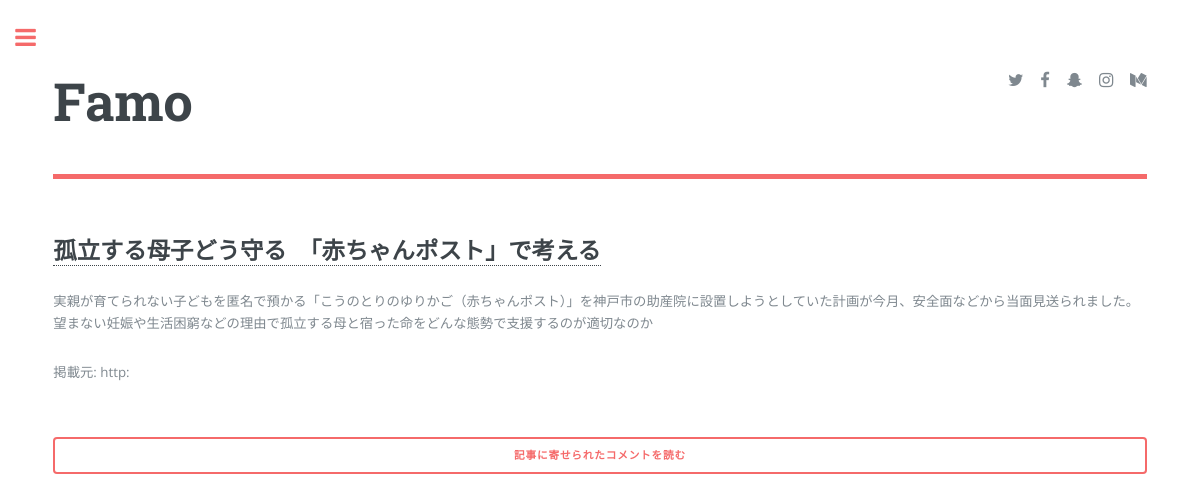
The page /articles/popular/ on the database as committed earlier.
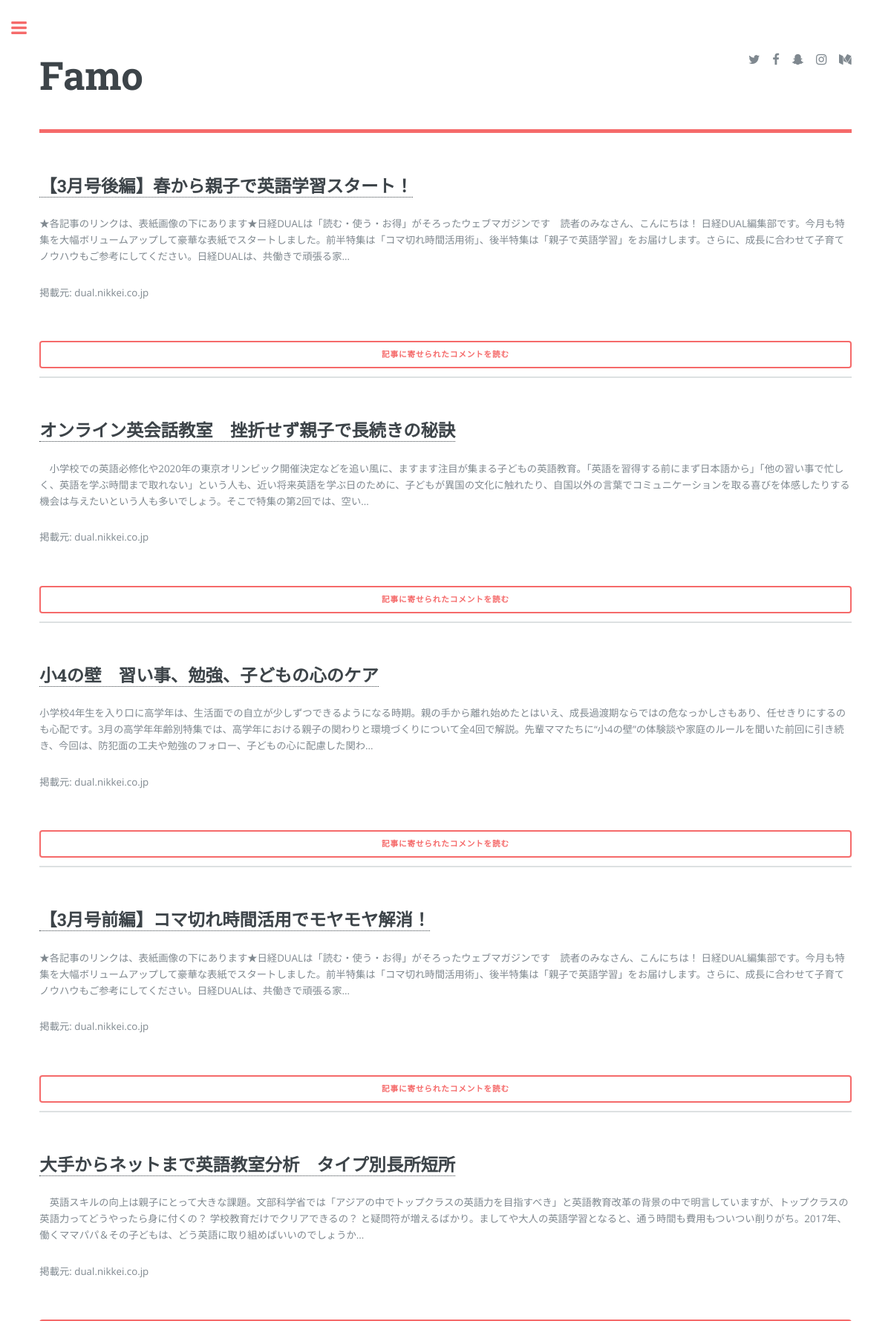
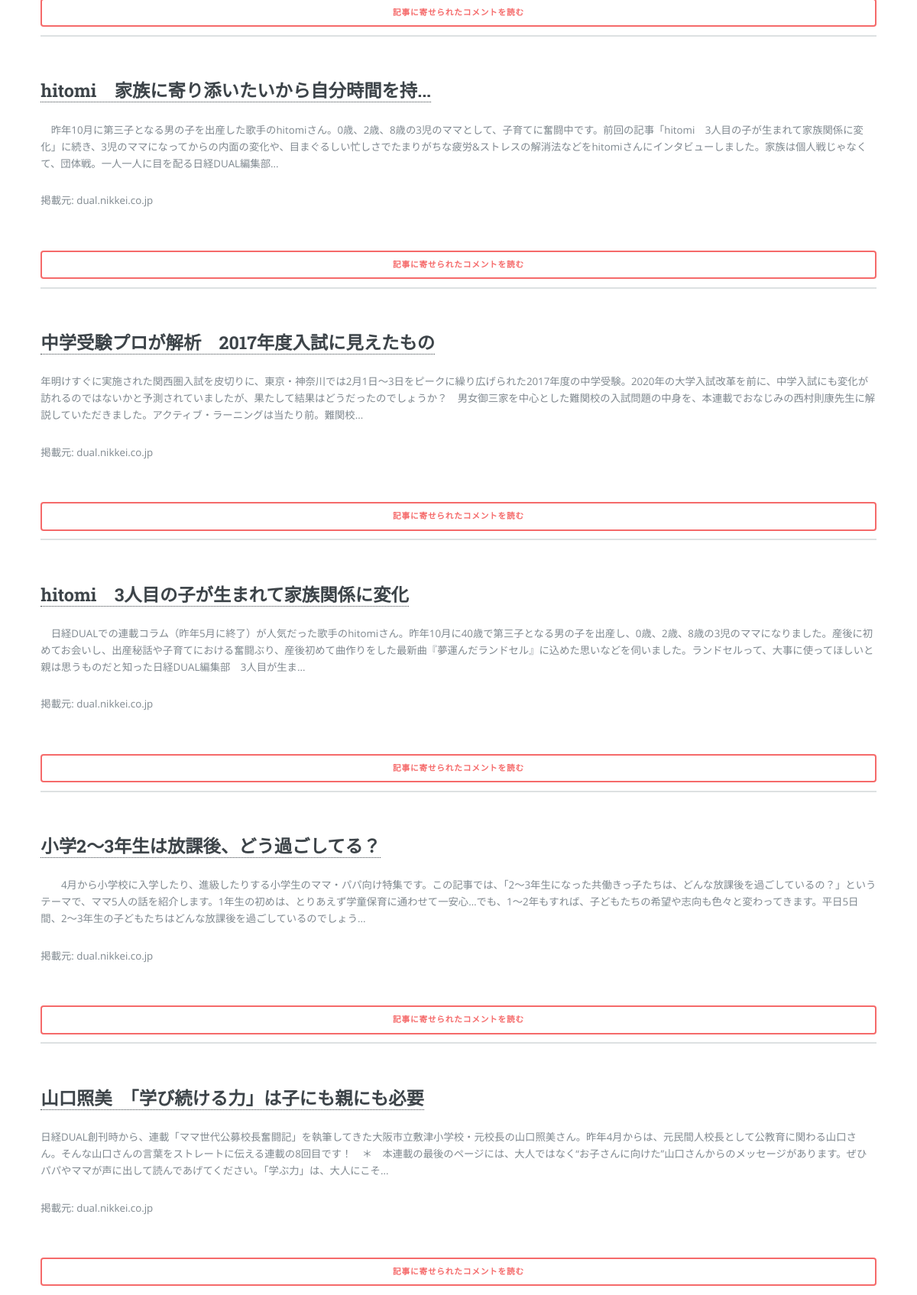
The same page on the database as committed later (2 pictures, top to bottom).
### articles/models.py (models this page shows, shortened)
class Article(models.Model):
    def get_domain(self):
        return self.url.split('/')[0]
    title = models.CharField(default='', max_length=100)
    url = models.URLField(default='')
    preface = models.CharField(default='', max_length=300)
    img_url = models.URLField(null=True)
    hits = models.IntegerField(default=0)
    registered_date = models.DateTimeField(auto_now=True)

### articles/views.py (the view)
def popular(request):
    return render(request, 'articles/popular.html')

### articles/templatetags/articles_extras.py (called while the page is built)
@register.filter
def popular_articles(self, num, category=None):
    if category:
        return Article.objects.order_by('hits')[:num] # filter by categories.
    else:
        return Article.objects.order_by('hits')[:num]

@register.filter
def complete_url(url):
    return ''.join(['http://', url])

@register.inclusion_tag('articles/article_node.html')
def article_node(article):
    return {'article': article}

@register.inclusion_tag('articles/article_detail_button.html')
def article_detail_button(article):
    return {'article': article}

### commons/templatetags/commons_extras.py (called while the page is built)
@register.filter
def get_categories(num=30):
    return Category.objects.order_by('name')[:num]

### counsel/models.py (called while the page is built)
    def __str__(self):
        return self.name

### articles/templates/articles/popular.html
{% extends 'commons/base.html' %}
{% load articles_extras %}
{% block content %}
  {% for article in ''|popular_articles:10 %}
    {% article_node article %}
    {% article_detail_button article %}
  {% endfor %}
{% endblock content %}

### commons/templates/commons/base.html (shortened to what this page needs)
{% load static %}
{% load commons_extras %}
<!DOCTYPE HTML>
<html>
	<head>
		<link rel="stylesheet" href="{% static 'commons/assets/css/main.css' %}" />
	</head>
	<body>
			<div id="wrapper">
					<div id="main">
						<div class="inner">
								<header id="header">
									<a href="{% url 'top:index' %}" class="logo"><strong><h1>Famo</h1></strong></a>
									<ul class="icons">
										<li><a href="#" class="icon fa-twitter"><span class="label">Twitter</span></a></li>
										<li><a href="#" class="icon fa-facebook"><span class="label">Facebook</span></a></li>
										<li><a href="#" class="icon fa-snapchat-ghost"><span class="label">Snapchat</span></a></li>
										<li><a href="#" class="icon fa-instagram"><span class="label">Instagram</span></a></li>
										<li><a href="#" class="icon fa-medium"><span class="label">Medium</span></a></li>
									</ul>
								</header>
                {% block content %}
                {% endblock content %}
						</div>
					</div>
			</div>
	</body>
</html>

### articles/templates/articles/article_node.html
{% load static %}
{% load articles_extras %}
<section id="article_{{ article.id }}">
  <h2><a href="{{ article.url|complete_url }}">{{ article.title }}</a></h2>
  <p>{{ article.preface }}<p>
  <p>掲載元: {{ article.get_domain }}</p>
</section>

### articles/templates/articles/article_detail_button.html
{% load articles_extras %}
<a href="{% url 'articles:detail' article.id %}" class="button fit">記事に寄せられたコメントを読む</a>

Rows that differ between the two databases and show on the page:
no longer on this page (row edited): Article: title "孤立する母子どう守る 「赤ちゃんポスト」で考える", preface "実親が育てられない子どもを匿名で預かる「こうのとりのゆりかご（赤ちゃんポスト）」を神戸市の助産院に設置しようとしていた計画が今月、安全面などから当面見送られました。望まない妊娠や生活困窮などの理由で孤立する母と宿った命をどんな態勢で支援するのが適切なのか", get_domain "http:"
added Article: title "【3月号後編】春から親子で英語学習スタート！", preface "★各記事のリンクは、表紙画像の下にあります★日経DUALは「読む・使う・お得」がそろったウェブマガジンです 読者のみなさん、こんにちは！ 日経DUAL編集部です。今月も特集を大幅ボリュームアップして豪華な表紙でスタートしました。前半特集は「コマ切れ時間活用術」、後半特集は「親子で英語学習」をお届けします。さらに、成長に合わせて子育てノウハウもご参考にしてください。日経DUALは、共働きで頑張る家...", get_domain "dual.nikkei.co.jp"
added Article: title "オンライン英会話教室 挫折せず親子で長続きの秘訣", preface "小学校での英語必修化や2020年の東京オリンピック開催決定などを追い風に、ますます注目が集まる子どもの英語教育。「英語を習得する前にまず日本語から」「他の習い事で忙しく、英語を学ぶ時間まで取れない」という人も、近い将来英語を学ぶ日のために、子どもが異国の文化に触れたり、自国以外の言葉でコミュニケーションを取る喜びを体感したりする機会は与えたいという人も多いでしょう。そこで特集の第2回では、空い...", get_domain "dual.nikkei.co.jp"
added Article: title "小4の壁 習い事、勉強、子どもの心のケア", preface "小学校4年生を入り口に高学年は、生活面での自立が少しずつできるようになる時期。親の手から離れ始めたとはいえ、成長過渡期ならではの危なっかしさもあり、任せきりにするのも心配です。3月の高学年年齢別特集では、高学年における親子の関わりと環境づくりについて全4回で解説。先輩ママたちに“小4の壁”の体験談や家庭のルールを聞いた前回に引き続き、今回は、防犯面の工夫や勉強のフォロー、子どもの心に配慮した関わ...", get_domain "dual.nikkei.co.jp"
added Article: title "【3月号前編】コマ切れ時間活用でモヤモヤ解消！", preface "★各記事のリンクは、表紙画像の下にあります★日経DUALは「読む・使う・お得」がそろったウェブマガジンです 読者のみなさん、こんにちは！ 日経DUAL編集部です。今月も特集を大幅ボリュームアップして豪華な表紙でスタートしました。前半特集は「コマ切れ時間活用術」、後半特集は「親子で英語学習」をお届けします。さらに、成長に合わせて子育てノウハウもご参考にしてください。日経DUALは、共働きで頑張る家...", get_domain "dual.nikkei.co.jp"
added Article: title "大手からネットまで英語教室分析 タイプ別長所短所", preface "英語スキルの向上は親子にとって大きな課題。文部科学省では「アジアの中でトップクラスの英語力を目指すべき」と英語教育改革の背景の中で明言していますが、トップクラスの英語力ってどうやったら身に付くの？ 学校教育だけでクリアできるの？ と疑問符が増えるばかり。ましてや大人の英語学習となると、通う時間も費用もついつい削りがち。2017年、働くママパパ＆その子どもは、どう英語に取り組めばいいのでしょうか...", get_domain "dual.nikkei.co.jp"
added Article: title "hitomi 家族に寄り添いたいから自分時間を持...", preface "昨年10月に第三子となる男の子を出産した歌手のhitomiさん。0歳、2歳、8歳の3児のママとして、子育てに奮闘中です。前回の記事「hitomi 3人目の子が生まれて家族関係に変化」に続き、3児のママになってからの内面の変化や、目まぐるしい忙しさでたまりがちな疲労&ストレスの解消法などをhitomiさんにインタビューしました。家族は個人戦じゃなくて、団体戦。一人一人に目を配る日経DUAL編集部...", get_domain "dual.nikkei.co.jp"
added Article: title "中学受験プロが解析 2017年度入試に見えたもの", preface "年明けすぐに実施された関西圏入試を皮切りに、東京・神奈川では2月1日～3日をピークに繰り広げられた2017年度の中学受験。2020年の大学入試改革を前に、中学入試にも変化が訪れるのではないかと予測されていましたが、果たして結果はどうだったのでしょうか？ 男女御三家を中心とした難関校の入試問題の中身を、本連載でおなじみの西村則康先生に解説していただきました。アクティブ・ラーニングは当たり前。難関校...", get_domain "dual.nikkei.co.jp"
added Article: title "hitomi 3人目の子が生まれて家族関係に変化", preface "日経DUALでの連載コラム（昨年5月に終了）が人気だった歌手のhitomiさん。昨年10月に40歳で第三子となる男の子を出産し、0歳、2歳、8歳の3児のママになりました。産後に初めてお会いし、出産秘話や子育てにおける奮闘ぶり、産後初めて曲作りをした最新曲『夢運んだランドセル』に込めた思いなどを伺いました。ランドセルって、大事に使ってほしいと親は思うものだと知った日経DUAL編集部 3人目が生ま...", get_domain "dual.nikkei.co.jp"
added Article: title "小学2～3年生は放課後、どう過ごしてる？", preface "4月から小学校に入学したり、進級したりする小学生のママ・パパ向け特集です。この記事では、「2～3年生になった共働きっ子たちは、どんな放課後を過ごしているの？」というテーマで、ママ5人の話を紹介します。1年生の初めは、とりあえず学童保育に通わせて一安心…でも、1～2年もすれば、子どもたちの希望や志向も色々と変わってきます。平日5日間、2～3年生の子どもたちはどんな放課後を過ごしているのでしょう...", get_domain "dual.nikkei.co.jp"
added Article: title "山口照美 「学び続ける力」は子にも親にも必要", preface "日経DUAL創刊時から、連載「ママ世代公募校長奮闘記」を執筆してきた大阪市立敷津小学校・元校長の山口照美さん。昨年4月からは、元民間人校長として公教育に関わる山口さん。そんな山口さんの言葉をストレートに伝える連載の8回目です！ ＊ 本連載の最後のページには、大人ではなく“お子さんに向けた”山口さんからのメッセージがあります。ぜひパパやママが声に出して読んであげてください。「学ぶ力」は、大人にこそ...", get_domain "dual.nikkei.co.jp"
